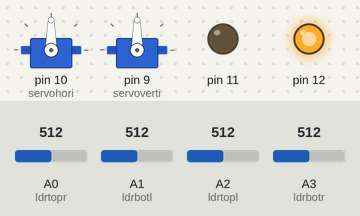
Bench run of a sketch on a simulated Arduino Uno, built with avr-gcc and run on an emulated ATmega328P. Shown: 2 × servo, output pins drawn as LEDs (lit = HIGH). Inputs (shaded band) come from the test bench; at power-on: A0 (ldrtopr) = 512, A2 (ldrtopl) = 512, A1 (ldrbotl) = 512, A3 (ldrbotr) = 512.

Above: at 1.7 s.
1.8 s: A0 (ldrtopr) set to 529
At 2.56 s:
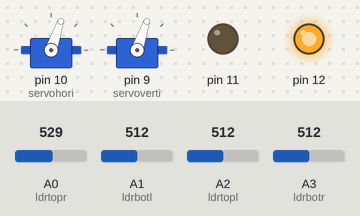
4.8 s: A2 (ldrtopl) set to 541
7.8 s: A1 (ldrbotl) set to 716
At 8.24 s:
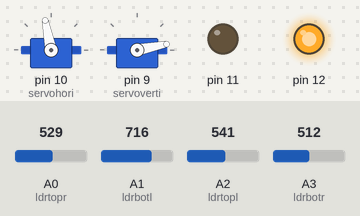
10.8 s: A3 (ldrbotr) set to 371
13.8 s: A3 (ldrbotr) set to 355
At 13.8 s:
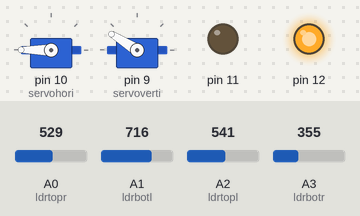
15.3 s: A1 (ldrbotl) set to 810
At 17.0 s:
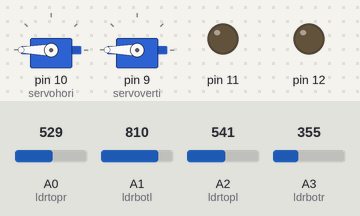
Timing chart, 0 to 18.5 s (numbered marks = the images above; inputs shaded):
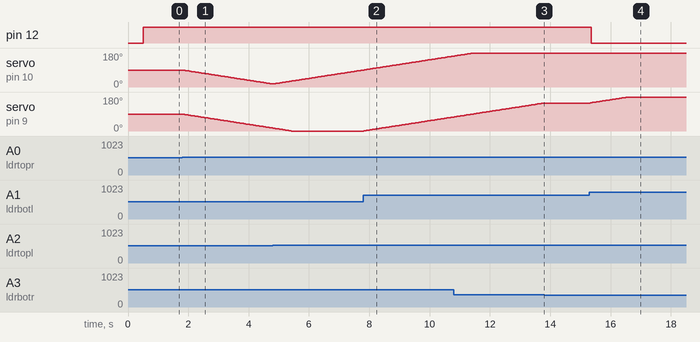

Measured:
- the behaviour switches between 513 and 514 on A0 (ldrtopr) (found by bisection; images 0 and 1)
- the behaviour switches between 356 and 355 on A3 (ldrbotr) (found by bisection; images 2 and 3)
- after the input at 1.8 s, servo on pin 10 (servohori), servo on pin 9 (servoverti): moves from 90° to 16° over 3.0 s, starting at once
- after the input at 7.8 s, servo on pin 9 (servoverti): moves from 0° to 74° over 3.0 s, starting at once
- after the input at 13.8 s, servo on pin 9 (servoverti): stays 148° (without the input it goes to 149° after 0.02 s)
- after the input at 15.3 s, pin 12: HIGH → LOW after 0.06 s; servo on pin 9 (servoverti): moves from 148° to 180° over 1.3 s, starting at once

The sketch:

Arduino_LDR_Sun_Track.ino
```cpp
/*
Project Code: Solar Tracking System
*/

#include <Servo.h>
// Defining Servos
Servo servohori;  // Horizontal Servo
int servoh = 0;
int servohLimitHigh = 160;
int servohLimitLow = 20;

Servo servoverti;  // Vertical Servo
int servov = 0;
int servovLimitHigh = 160;
int servovLimitLow = 20;

int ldrtopl = 2;  // top left LDR green
int ldrtopr = 0;  // top right LDR yellow
int ldrbotl = 1;  // bottom left LDR blue
int ldrbotr = 3;  // bottom right LDR orange


void setup() {
  pinMode(A0, INPUT);  // Light sensor up - left
  pinMode(A1, INPUT);  // Light sensor up - right
  pinMode(A2, INPUT);  // Light sensor bottom - left
  pinMode(A3, INPUT);  // Light sensor bottom - right
  pinMode(11, OUTPUT);
  pinMode(12, OUTPUT);

  servohori.attach(10);
  servohori.write(90);
  servoverti.attach(9);
  servoverti.write(90);
  delay(500);
}

void loop() {
  servoh = servohori.read();
  servov = servoverti.read();

  //capturing analog values of each LDR
  int topl = analogRead(ldrtopl);
  int topr = analogRead(ldrtopr);
  int botl = analogRead(ldrbotl);
  int botr = analogRead(ldrbotr);

  // calculating average
  int avgtop = (topl + topr) / 2;    // average of top LDRs
  int avgbot = (botl + botr) / 2;    // average of bottom LDRs
  int avgleft = (topl + botl) / 2;   // average of left LDRs
  int avgright = (topr + botr) / 2;  // average of right LDRs

  if (avgtop < avgbot) {
    servoverti.write(servov + 1);
    if (avgtop == avgbot)
      servoverti.write(servov);
    if (servov > servovLimitHigh) {
      servov = servovLimitHigh;
    }
    delay(20);
  } else if (avgbot < avgtop) {
    servoverti.write(servov - 1);
    if (avgbot == avgtop)
      servoverti.write(servov);
    if (servov < servovLimitLow) {
      servov = servovLimitLow;
    }
    delay(20);
  }

  if (avgleft > avgright) {
    servohori.write(servoh + 1);
    if (avgleft == avgright)
      servohori.write(servoh);
    if (servoh > servohLimitHigh) {
      servoh = servohLimitHigh;
    }
    delay(20);
  } else if (avgright > avgleft) {
    servohori.write(servoh - 1);
    if (avgleft == avgright)
      servohori.write(servoh);
    if (servoh < servohLimitLow) {
      servoh = servohLimitLow;
    }
    delay(20);
  }

  digitalWrite(11, LOW);
  if (botr < 800) {
    if (botl < 800) {
      if (topr < 800) {
        if (topl < 800)
          digitalWrite(12, HIGH);
        else digitalWrite(12, LOW);
      } else digitalWrite(12, LOW);
    } else digitalWrite(12, LOW);
  } else digitalWrite(12, LOW);
}
```
